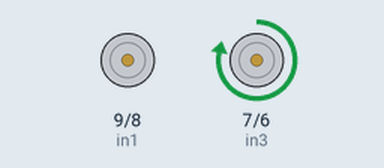
Simulated run of this sketch. Board: Arduino Uno, built with avr-gcc and run on an emulated ATmega328P. Parts: motor-driver pin pairs drawn as motors (green arrow = first pin HIGH = forward, orange = second pin HIGH = backward, longer = more drive, scaled by the enable pin).

Above: at 0.12 s.
Timing chart, 0 to 3.0 s (numbered marks = the images above):
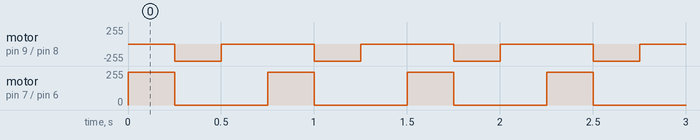

The sketch:

driver.ino
```cpp
// подключите пины контроллера к цифровым пинам Arduino

// первый двигатель

int enA = 10;

int in1 = 9;

int in2 = 8;

// второй двигатель

int enB = 5;

int in3 = 7;

int in4 = 6;

void setup()

{

// инициализируем все пины для управления двигателями как outputs

pinMode(enA, OUTPUT);

pinMode(enB, OUTPUT);

pinMode(in1, OUTPUT);

pinMode(in2, OUTPUT);

pinMode(in3, OUTPUT);

pinMode(in4, OUTPUT);

}

void demoOne()

{

// эта функция обеспечит вращение двигателей в двух направлениях на установленной скорости

// запуск двигателя A

digitalWrite(in1, HIGH);

digitalWrite(in2, LOW);

// устанавливаем скорость 200 из доступного диапазона 0~255

analogWrite(enA, 200);

// запуск двигателя B

digitalWrite(in3, HIGH);

digitalWrite(in4, LOW);

// устанавливаем скорость 200 из доступного диапазона 0~255

analogWrite(enB, 200);

delay(2000);

// меняем направление вращения двигателей

digitalWrite(in1, LOW);

digitalWrite(in2, HIGH);

digitalWrite(in3, LOW);

digitalWrite(in4, HIGH);

delay(2000);

// выключаем двигатели

digitalWrite(in1, LOW);

digitalWrite(in2, LOW);

digitalWrite(in3, LOW);

digitalWrite(in4, LOW);

}

void demoTwo()

{

// эта функция обеспечивает работу двигателей во всем диапазоне возможных скоростей

// обратите внимание, что максимальная скорость определяется самим двигателем и напряжением питания

// ШИМ-значения генерируются функцией analogWrite()

// и зависят от вашей платы управления

// запускают двигатели

digitalWrite(in1, LOW);

digitalWrite(in2, HIGH);

digitalWrite(in3, LOW);

digitalWrite(in4, HIGH);

// ускорение от нуля до максимального значения

for (int i = 0; i < 256; i++)

{

analogWrite(enA, i);

analogWrite(enB, i);

delay(20);

}

// торможение от максимального значения к минимальному

for (int i = 255; i >= 0; --i)

{

analogWrite(enA, i);

analogWrite(enB, i);

delay(20);

}

// теперь отключаем моторы

digitalWrite(in1, LOW);

digitalWrite(in2, LOW);

digitalWrite(in3, LOW);

digitalWrite(in4, LOW);


}

void loop()

{

digitalWrite(in3, HIGH);

digitalWrite(in4, LOW);

// устанавливаем скорость 200 из доступного диапазона 0~255

analogWrite(enB, 2550);


delay(250);

digitalWrite(in3, LOW);


//
digitalWrite(in1, LOW);

digitalWrite(in2, HIGH);
//
//// устанавливаем скорость 200 из доступного диапазона 0~255
//
analogWrite(enA, 2550);
//
//// запуск двигателя B
//
//
delay(250);
//
digitalWrite(in2, LOW);
//
delay(250);
//
//digitalWrite(in1, LOW);
//
//digitalWrite(in3, LOW);
//
//delay(250);


}
```

Measured:
- by itself, motor on pin 9 (in1) / pin 8 (in2): alternates backward 255/255 for 0.25 s and stopped for 0.50 s
- by itself, motor on pin 7 (in3) / pin 6 (in4): alternates forward 246/255 for 0.25 s and stopped for 0.50 s
